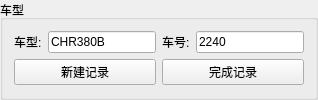
              <widget class="QGroupBox" name="groupBox_57">
               <property name="title">
                <string>车型</string>
               </property>
               <layout class="QGridLayout" name="gridLayout_69">
                <item row="0" column="0">
                 <widget class="QLabel" name="label_79">
                  <property name="sizePolicy">
                   <sizepolicy hsizetype="Maximum" vsizetype="Preferred">
                    <horstretch>0</horstretch>
                    <verstretch>0</verstretch>
                   </sizepolicy>
                  </property>
                  <property name="text">
                   <string>车型:</string>
                  </property>
                 </widget>
                </item>
                <item row="0" column="1">
                 <widget class="QLineEdit" name="Car_Name">
                  <property name="sizePolicy">
                   <sizepolicy hsizetype="Preferred" vsizetype="Fixed">
                    <horstretch>0</horstretch>
                    <verstretch>0</verstretch>
                   </sizepolicy>
                  </property>
                  <property name="text">
                   <string>CHR380B</string>
                  </property>
                 </widget>
                </item>
                <item row="0" column="2">
                 <widget class="QLabel" name="label_83">
                  <property name="sizePolicy">
                   <sizepolicy hsizetype="Maximum" vsizetype="Preferred">
                    <horstretch>0</horstretch>
                    <verstretch>0</verstretch>
                   </sizepolicy>
                  </property>
                  <property name="text">
                   <string>车号:</string>
                  </property>
                 </widget>
                </item>
                <item row="0" column="3">
                 <widget class="QLineEdit" name="Car_Number">
                  <property name="sizePolicy">
                   <sizepolicy hsizetype="Preferred" vsizetype="Fixed">
                    <horstretch>0</horstretch>
                    <verstretch>0</verstretch>
                   </sizepolicy>
                  </property>
                  <property name="text">
                   <string>2240</string>
                  </property>
                 </widget>
                </item>
                <item row="1" column="2" colspan="2">
                 <widget class="QPushButton" name="Teach_Complete">
                  <property name="sizePolicy">
                   <sizepolicy hsizetype="Preferred" vsizetype="Fixed">
                    <horstretch>0</horstretch>
                    <verstretch>0</verstretch>
                   </sizepolicy>
                  </property>
                  <property name="text">
                   <string>完成记录</string>
                  </property>
                 </widget>
                </item>
                <item row="1" column="0" colspan="2">
                 <widget class="QPushButton" name="Build_New_Date">
                  <property name="sizePolicy">
                   <sizepolicy hsizetype="Preferred" vsizetype="Fixed">
                    <horstretch>0</horstretch>
                    <verstretch>0</verstretch>
                   </sizepolicy>
                  </property>
                  <property name="text">
                   <string>新建记录</string>
                  </property>
                 </widget>
                </item>
               </layout>
              </widget>
